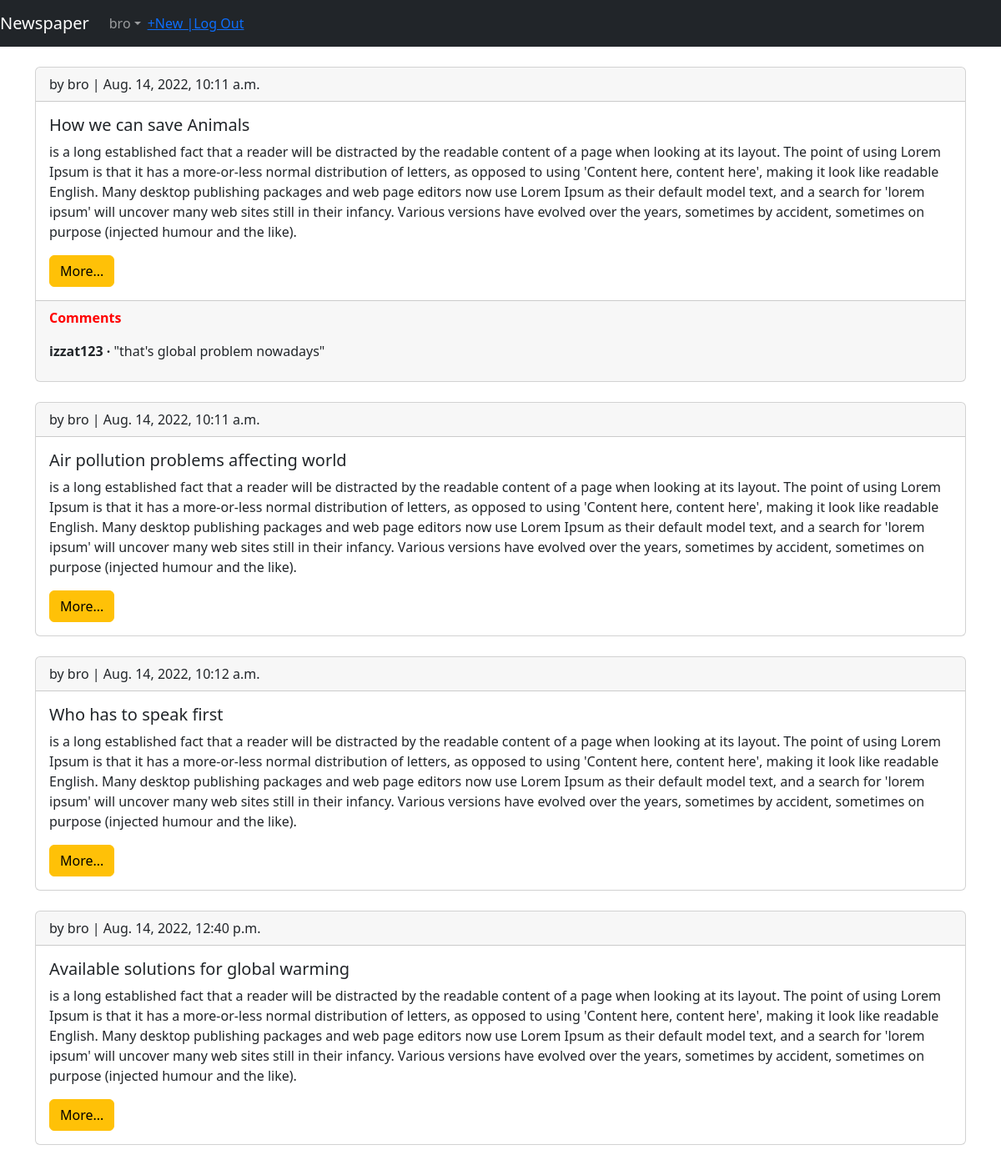
The page /articles/ (signed in) on the database its author committed.
### users/models.py (models this page shows)
class CustomUser(AbstractUser):
    age = models.PositiveIntegerField(null=True, blank=True)

### articles/models.py (models this page shows, shortened)
class Article(models.Model):
    title = models.CharField(max_length = 255)
    body = models.TextField()
    date = models.DateTimeField(auto_now_add = True)
    author = models.ForeignKey(get_user_model(), on_delete = models.CASCADE)

class Comment(models.Model):
    article = models.ForeignKey(
        Article,
        on_delete=models.CASCADE,
        related_name = 'comments'
        )
    comment = models.TextField()
    author = models.ForeignKey(
        get_user_model(),
        on_delete=models.CASCADE
    )
    def __str__(self):
        return self.comment

### articles/views.py (the view)
# urls.py: path('',views.ArticlesListView.as_view(), name = 'articles'),
class ArticlesListView(LoginRequiredMixin, ListView):
    model = Article
    template_name = 'articles_list.html'
    context_object_name = 'ArticlesList'
    login_url = 'login'

### templates/articles_list.html (shortened to what this page needs)
{% extends 'base.html' %}
{% load crispy_forms_tags %}
{% block content %}
{% for article in ArticlesList %}
<div class="card">
  <div class="card-header">
    by {{article.author}} | {{article.date}}
  </div>
  <div class="card-body">
    <h5 class="card-title">{{article.title}}</h5>
    <p class="card-text">{{article.body}}</p>
    <a href="{% url 'detail-article' article.id %}" class="btn btn-warning">More...</a>
  </div>
  {% if article.comments.all %}
  <div class="card-footer">
    <p style="font-weight:bold ; color: red;">Comments</p>
    {% for comment in article.comments.all %}
    <p>
      <span style="font-weight: bolder ;">{{comment.author}} &middot; </span>
      "{{comment}}"
    </p>
    {% endfor %}
  </div>
  {% endif %}
</div>
<br>
{% endfor %}
{% endblock %}

### templates/base.html (shortened to what this page needs)
<!doctype html>
<html lang="en">
<head>
<link href="https://cdn.jsdelivr.net/npm/bootstrap@5.2.0/dist/css/bootstrap.min.css" rel="stylesheet">
</head>
<body>
<nav class="navbar navbar-expand-md navbar-dark bg-dark mb-4">
<a class="navbar-brand" href="{% url 'home' %}">Newspaper</a>
<div class="collapse navbar-collapse" id="navbarCollapse">
{% if user.is_authenticated %}
<ul class="navbar-nav ml-auto">
    <li class="nav-item"><a class="nav-link dropdown-toggle" href="#" id="userMenu" data-toggle="dropdown" aria-haspopup="true" aria-expanded="false">{{ user.username }}</a>
</li>
</ul>
<ul class="navbar-nav ml-auto">
    <li class="nav-item"><a href="{% url 'create-article' %}">+New |</a></li>
</ul>
<ul class="navbar-nav ml-auto">
    <li class="nav-item"><a href="{% url 'logout' %}"> Log Out</a></li>
</ul>
{% else %}
<form class="form-inline ml-auto">
<a href="{% url 'login' %}" class="btn btn-secondary">Log In</a>
<a href="{% url 'signup' %}" class="btn btn-outline-primary ml-2">Sign up</a>
</form>
{% endif %}
</div>
</nav>
<div class="container">
{% block content %}
{% endblock content %}
</div>
</body>

### rows shown on the page
CustomUser: username "bro"
Article: author "bro", date "Aug. 14, 2022, 10:11 a.m.", title "How we can save Animals", body "is a long established fact that a reader will be distracted by the readable content of a page when looking at its layout. The point of using Lorem Ipsum is that it has a more-or-less normal distribution of letters, as opposed to using 'Content here, content here', making it look like readable English. Many desktop publishing packages and web page editors now use Lorem Ipsum as their default model text, and a search for 'lorem ipsum' will uncover many web sites still in their infancy. Various versions have evolved over the years, sometimes by accident, sometimes on purpose (injected humour and the like)."
Comment: author "izzat123", comment "that's global problem nowadays"
Article: author "bro", date "Aug. 14, 2022, 10:11 a.m.", title "Air pollution problems affecting world", body "is a long established fact that a reader will be distracted by the readable content of a page when looking at its layout. The point of using Lorem Ipsum is that it has a more-or-less normal distribution of letters, as opposed to using 'Content here, content here', making it look like readable English. Many desktop publishing packages and web page editors now use Lorem Ipsum as their default model text, and a search for 'lorem ipsum' will uncover many web sites still in their infancy. Various versions have evolved over the years, sometimes by accident, sometimes on purpose (injected humour and the like)."
Article: author "bro", date "Aug. 14, 2022, 10:12 a.m.", title "Who has to speak first", body "is a long established fact that a reader will be distracted by the readable content of a page when looking at its layout. The point of using Lorem Ipsum is that it has a more-or-less normal distribution of letters, as opposed to using 'Content here, content here', making it look like readable English. Many desktop publishing packages and web page editors now use Lorem Ipsum as their default model text, and a search for 'lorem ipsum' will uncover many web sites still in their infancy. Various versions have evolved over the years, sometimes by accident, sometimes on purpose (injected humour and the like)."
Article: author "bro", date "Aug. 14, 2022, 12:40 p.m.", title "Available solutions for global warming", body "is a long established fact that a reader will be distracted by the readable content of a page when looking at its layout. The point of using Lorem Ipsum is that it has a more-or-less normal distribution of letters, as opposed to using 'Content here, content here', making it look like readable English. Many desktop publishing packages and web page editors now use Lorem Ipsum as their default model text, and a search for 'lorem ipsum' will uncover many web sites still in their infancy. Various versions have evolved over the years, sometimes by accident, sometimes on purpose (injected humour and the like)."
